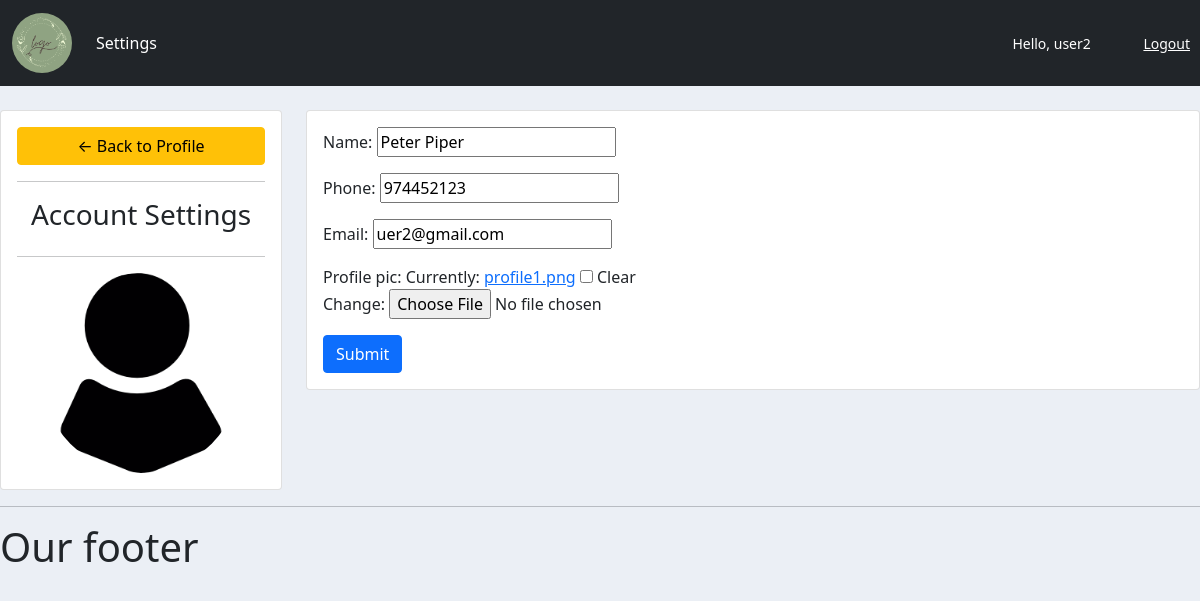
/account/ (signed in), run on the app's committed database.
### accounts/models.py (models this page shows, shortened)
class Customer(models.Model):
    user = models.OneToOneField(User, null=True, blank=True, on_delete=models.CASCADE)
    name = models.CharField(max_length=50, null=True)
    phone = models.CharField(max_length=50, null=True)
    email = models.CharField(max_length=50, null=True)
    date_created = models.DateTimeField(auto_now_add=True)
    profile_pic = models.ImageField(default='profile1.png',null=True, blank=True)

### accounts/decorators.py (the view)
        def wrapper_func(request, *args, **kwargs):
            group = None
            if request.user.groups.exists():
                group = request.user.groups.all()[0].name
            if group in allowed_roles:
                return view_func(request,*args, **kwargs)
            else:
                return HttpResponse('You are not authorized to view this page')

### accounts/forms.py
class CustomerForm(ModelForm):
    class Meta:
        model = Customer
        fields = '__all__'
        exclude = ['user']

### accounts/views.py (called while the page is built)
@login_required(login_url='login')
@allowed_users(allowed_roles=['customer'])
def accountSetting(request):
    customer = request.user.customer
    form = CustomerForm(instance=customer)
    if request.method == "POST":
        form = CustomerForm(request.POST, request.FILES, instance=customer)
        if form.is_valid():
            form.save()
    context = {'form': form}
    return render(request, 'accounts/account_settings.html', context)

### accounts/templates/accounts/account_settings.html (shortened to what this page needs)
{%  extends 'accounts/main.html' %}
{% load static %}
{% block content %}
<br>
<div class="row">
	<div class="col-md-3">
		<div class="card card-body">
			<a class="btn btn-warning" href="{% url 'home' %}"> &#8592; Back to Profile</a>
			<hr>
			<h3 style="text-align: center">Account Settings</h3>
			<hr>
			<img class="profile-pic" src="{{request.user.customer.profile_pic.url}}" >
		</div>
	</div>
	<div class="col-md-9">
		<div class="card card-body">
			<form method="POST" action="" enctype="multipart/form-data">
				{{form.as_p}}
			<input class="btn btn-primary" type="submit" name="Update Information">
			</form>
		</div>
	</div>
</div>
{% endblock %}

### accounts/templates/accounts/navbar.html (shortened to what this page needs)
{% load static %}
<nav class="navbar navbar-expand-lg navbar-dark bg-dark">
    <div class="container-fluid">
      <a class="navbar-brand" href="{% url 'home' %}">
        <img src="{% static 'images/logo.png' %}" alt="logo" width="60px" height="60px" style="border-radius: 80%;">
      </a>
      <div class="collapse navbar-collapse" id="navbarNav">
        <ul class="navbar-nav">
          {% if request.user.is_staff %}
            <li class="nav-item">
              <a class="nav-link active" aria-current="page" href="{% url 'home' %}">Dash Board</a>
            </li>
            <li class="nav-item">
              <a class="nav-link" href="{% url 'products' %}">Products</a>
            </li>
          {% else %}
            <li class="nav-item">
              <a class="nav-link active" aria-current="page" href="{% url 'account' %}">Settings</a>
            </li>
          {% endif %}
        </ul>
      </div>
    </div>
    <span class="hello-msg">Hello, {{request.user}}</span>
    <span><a class="hello-msg" href="{% url 'logout' %}">Logout</a></span>
  </nav>

### static/css/main.css (style rules this page uses)
body { background-color: #ebeff5; }

### accounts/templates/accounts/navbar.html (style rules this page uses)
.hello-msg { font-size: 14px; color: #fff; margin-right: 10px; width: 12%; }

### accounts/templates/accounts/account_settings.html (style rules this page uses)
.profile-pic { max-width: 200px; max-height:200px; margin: 0 auto; border-radius: 50%; }

### data on the page
Customer: name "Peter Piper", phone "974452123", email "uer2@gmail.com"

### other printed values
{{ request.user }} "user2"
